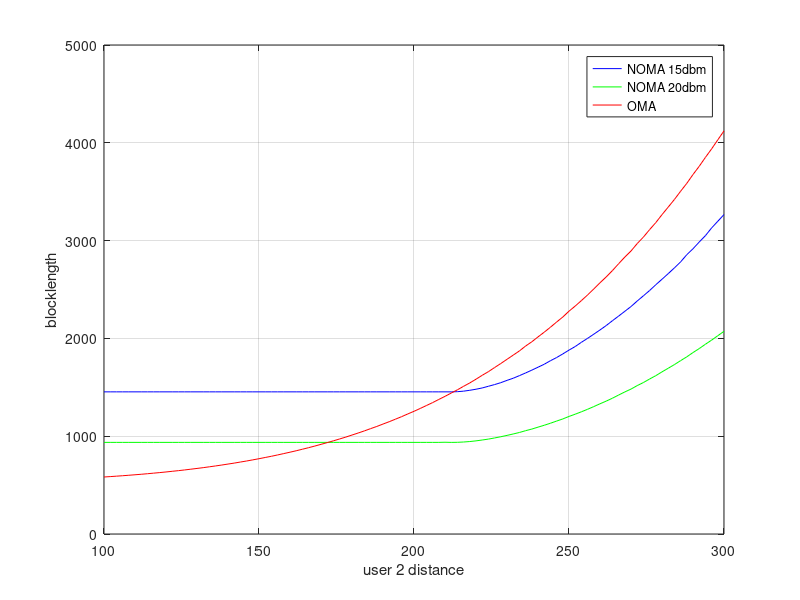

The MATLAB source for this figure:
% This script analysis the relation between blocklength , power allocation
% coefficient and user 2 distance under different power
% calculate blocklength and power allocation coefficient according
% different conditon

clc; clear variables; close all;
N = 1e6;
N1 = 80;
N2 = 80;

eplsion1R = 10^-5;
eplsion2R = 10^-4;

Pt = 18:2:20;                    %Transmit Power in dBm
pt = (10^-3)*db2pow(Pt);    %Transmit Power (linear scale)

BW = 10^7;                  %System bandwidth
No = -174 + 10*log10(BW);   %Noise power (dBm)
no = (10^-3)*10.^(No/10);   %Noise power (linear scale)

% rho = pt/ no;

eta = 4;

d1 = 100;

d2 = 100:2:300;
check1 = zeros(length(d2),1);
check2 = zeros(length(d2),1);

delta = 1/2;
beta1 = 1/2;
beta2 = 1-beta1;

h1 = sqrt(1/2*d1^-eta)*(randn(1,N)+1i*randn(1,N));
lamda1 = mean(abs(h1).^2);

for u = 1:length(Pt)
    rho = pt(u)/no;
    for dd=1:length(d2)
        h2 = sqrt(1/2*d2(dd)^-eta)*(randn(1,N)+1i*randn(1,N));
        lamda2 = mean(abs(h2).^2);

        contraint(dd) = (lamda1*eplsion1R)/(lamda2*eplsion2R);
        k = contraint(dd)*delta;

        % optimal alpha1 and blocklength calculation
        if d2(dd)/d1 > (eplsion2R/eplsion1R)^0.25 && (lamda2*eplsion2R*rho + 2)*lamda1*eplsion1R - (lamda2*eplsion2R.*rho + 4)*lamda2*eplsion2R >0
            opt_a1(dd,u) = (-lamda1*eplsion1R + sqrt((lamda1*eplsion1R)^2+...
                      4*(lamda2*eplsion2R)^2*rho*(lamda1*eplsion1R-lamda2*eplsion2R))) ...
                      / (2*lamda2*eplsion2R*rho*(lamda1*eplsion1R-lamda2*eplsion2R));
            opt_M(dd,u) = N1/log2(1+((-lamda1*eplsion1R + sqrt((lamda1*eplsion1R)^2+4*(lamda2*eplsion2R)^2*rho*(lamda1*eplsion1R-lamda2*eplsion2R)))...
                                 / (2*lamda2*eplsion2R)));

        elseif d2(dd)/d1 > (eplsion2R/eplsion1R)^0.25 && (lamda2*eplsion2R*rho + 2)*lamda1*eplsion1R - (lamda2*eplsion2R.*rho + 4)*lamda2*eplsion2R <0
            opt_a1(dd,u) = (-lamda1*eplsion1R + sqrt((lamda1*eplsion1R)^2+...
                      4*(k*lamda2*eplsion2R)^2*rho*(lamda1*eplsion1R-k*lamda2*eplsion2R))) ...
                      / (2*k*lamda2*eplsion2R*rho*(lamda1*eplsion1R-k*lamda2*eplsion2R));
            opt_M(dd,u) = N1/log2(1+((-lamda1*eplsion1R + sqrt((lamda1*eplsion1R)^2+4*(k*lamda2*eplsion2R)^2*rho*(lamda1*eplsion1R-k*lamda2*eplsion2R)))...
                                 / (2*k*lamda2*eplsion2R)));
            check1(dd) = 1;
        else
            opt_a1(dd,u) = (-lamda1*eplsion1R + sqrt((lamda1*eplsion1R)^2+...
                      4*(k*lamda2*eplsion2R)^2*rho*(lamda1*eplsion1R-k*lamda2*eplsion2R))) ...
                      / (2*k*lamda2*eplsion2R*rho*(lamda1*eplsion1R-k*lamda2*eplsion2R));
            opt_M(dd,u) = N1/log2(1+((-lamda1*eplsion1R + sqrt((lamda1*eplsion1R)^2+4*(k*lamda2*eplsion2R)^2*rho*(lamda1*eplsion1R-k*lamda2*eplsion2R)))...
                                 / (2*k*lamda2*eplsion2R)));
            check2(dd) = 1;
        end
        % Blocklength for OMA users
        % Equal power allocation
        rho1 = (0.5*pt(2)) / (beta1*no);
        rho2 = (0.5*pt(2)) / (beta2*no);
        OMA_opt_M1(dd) = N1/(beta1*log2(1+(eplsion1R*lamda1*rho1)));
        OMA_opt_M2(dd) = N2/(beta2*log2(1+(eplsion2R*lamda2*rho2)));

        OMA_opt_M(dd) = OMA_opt_M1(dd)+OMA_opt_M2(dd);


    end
end




figure (1)

% term1 = beta1*log(1+eplsion1R*lamda1*rho1);
% term2 = log(1+((-1+sqrt(1+4*delta^2*rho*lamda1*eplsion1R*(1-delta))) / (2*delta)))
% d2_min_thred = ((exp((term1*term2)/((term1-term2)*beta2))-1) / (eplsion2R*rho2))^(-1/eta)


plot(d2, opt_M(:,1), 'b');
hold on; grid on;
plot(d2, opt_M(:,2), 'g');
plot(d2, OMA_opt_M, 'r');

ylabel('blocklength');


legend('NOMA 15dbm','NOMA 20dbm','OMA');
    
% xline(d2_min_thred,'-','D2 min');
xlabel('user 2 distance');



